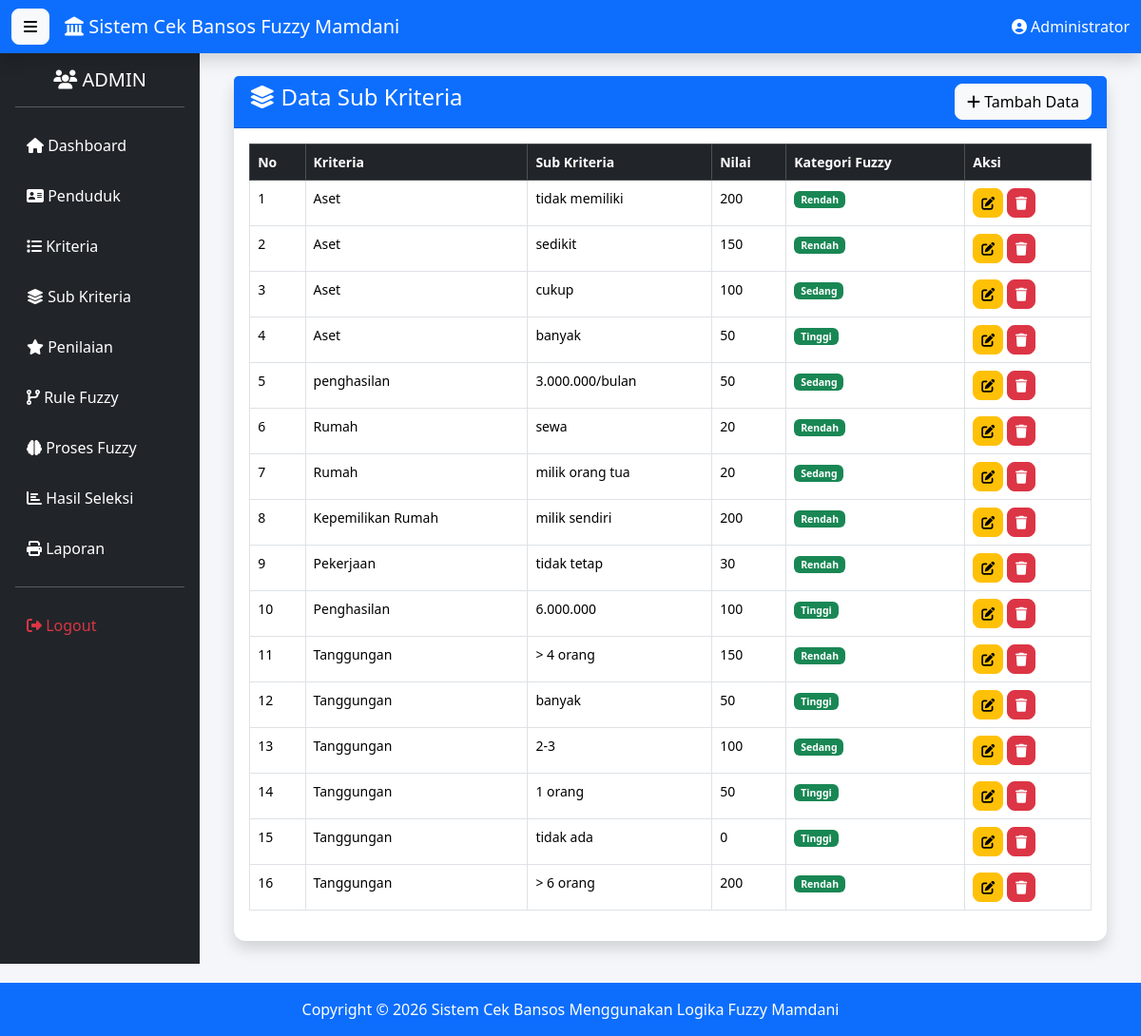
Page /sub_kriteria/index.php (signed in) on the committed database.
### tables this page shows
CREATE TABLE `sub_kriteria` (
  `id_sub` int(11) NOT NULL,
  `id_kriteria` int(11) DEFAULT NULL,
  `nama_sub` varchar(100) DEFAULT NULL,
  `nilai` int(11) DEFAULT NULL,
  `kategori_fuzzy` varchar(50) DEFAULT NULL
);

CREATE TABLE `kriteria` (
  `id_kriteria` int(11) NOT NULL,
  `nama_kriteria` varchar(100) DEFAULT NULL,
  `kode_kriteria` varchar(10) DEFAULT NULL,
  `bobot` decimal(5,2) DEFAULT NULL,
  `tipe` varchar(20) DEFAULT NULL,
  `keterangan` text DEFAULT NULL
);

### sub_kriteria/index.php (the view, shortened to what this page needs)
<?php
include "../config/koneksi.php";
$query=mysqli_query($conn,"
SELECT
sub_kriteria.*,
kriteria.nama_kriteria
FROM sub_kriteria
JOIN kriteria
ON sub_kriteria.id_kriteria=kriteria.id_kriteria
ORDER BY kriteria.kode_kriteria ASC
");
include "../template/header.php";
include "../template/navbar.php";
include "../template/sidebar.php";
?>
<div class="container-fluid">
<div class="card shadow">
<div class="card-header bg-primary text-white">
<div class="d-flex justify-content-between">
<h4>
<i class="fas fa-layer-group"></i>
Data Sub Kriteria
</h4>
<a href="tambah.php" class="btn btn-light">
<i class="fas fa-plus"></i>
Tambah Data
</a>
</div>
</div>
<div class="card-body">
<div class="table-responsive">
<table class="table table-bordered table-hover">
<thead class="table-dark">
<tr>
<th>No</th>
<th>Kriteria</th>
<th>Sub Kriteria</th>
<th>Nilai</th>
<th>Kategori Fuzzy</th>
<th width="15%">Aksi</th>
</tr>
</thead>
<tbody>
<?php
$no=1;
while($d=mysqli_fetch_assoc($query)){
?>
<tr>
<td><?= $no++; ?></td>
<td><?= $d['nama_kriteria']; ?></td>
<td><?= $d['nama_sub']; ?></td>
<td><?= $d['nilai']; ?></td>
<td>
<span class="badge bg-success">
<?= $d['kategori_fuzzy']; ?>
</span>
</td>
<td>
<a href="edit.php?id=<?= $d['id_sub']; ?>" class="btn btn-warning btn-sm">
<i class="fas fa-edit"></i>
</a>
<a href="hapus.php?id=<?= $d['id_sub']; ?>"
onclick="return confirm('Hapus data?')"
class="btn btn-danger btn-sm">
<i class="fas fa-trash"></i>
</a>
</td>
</tr>
<?php } ?>
</tbody>
</table>
</div>
</div>
</div>
</div>
<?php
include "../template/footer.php";
include "../template/script.php";
?>

### assets/css/style.css (style rules this page uses)
body { background:#f4f6f9; font-family:Segoe UI; }
.card { border:none; border-radius:12px; }
.card-header { font-weight:bold; }
.table { font-size:14px; }
.btn { border-radius:8px; }

### rows in the picture
sub_kriteria: id_kriteria.nama_kriteria "Aset", nama_sub "tidak memiliki", nilai "200", kategori_fuzzy "Rendah"
sub_kriteria: id_kriteria.nama_kriteria "Aset", nama_sub "sedikit", nilai "150", kategori_fuzzy "Rendah"
sub_kriteria: id_kriteria.nama_kriteria "Aset", nama_sub "cukup", nilai "100", kategori_fuzzy "Sedang"
sub_kriteria: id_kriteria.nama_kriteria "Aset", nama_sub "banyak", nilai "50", kategori_fuzzy "Tinggi"
sub_kriteria: id_kriteria.nama_kriteria "penghasilan", nama_sub "3.000.000/bulan", nilai "50", kategori_fuzzy "Sedang"
sub_kriteria: id_kriteria.nama_kriteria "Rumah", nama_sub "sewa", nilai "20", kategori_fuzzy "Rendah"
sub_kriteria: id_kriteria.nama_kriteria "Rumah", nama_sub "milik orang tua", nilai "20", kategori_fuzzy "Sedang"
sub_kriteria: id_kriteria.nama_kriteria "Kepemilikan Rumah", nama_sub "milik sendiri", nilai "200", kategori_fuzzy "Rendah"
sub_kriteria: id_kriteria.nama_kriteria "Pekerjaan", nama_sub "tidak tetap", nilai "30", kategori_fuzzy "Rendah"
sub_kriteria: id_kriteria.nama_kriteria "Penghasilan", nama_sub "6.000.000", nilai "100", kategori_fuzzy "Tinggi"
sub_kriteria: id_kriteria.nama_kriteria "Tanggungan", nama_sub "> 4 orang", nilai "150", kategori_fuzzy "Rendah"
sub_kriteria: id_kriteria.nama_kriteria "Tanggungan", nama_sub "banyak", nilai "50", kategori_fuzzy "Tinggi"
sub_kriteria: id_kriteria.nama_kriteria "Tanggungan", nama_sub "2-3", nilai "100", kategori_fuzzy "Sedang"
sub_kriteria: id_kriteria.nama_kriteria "Tanggungan", nama_sub "1 orang", nilai "50", kategori_fuzzy "Tinggi"
sub_kriteria: id_kriteria.nama_kriteria "Tanggungan", nama_sub "tidak ada", nilai "0", kategori_fuzzy "Tinggi"
sub_kriteria: id_kriteria.nama_kriteria "Tanggungan", nama_sub "> 6 orang", nilai "200", kategori_fuzzy "Rendah"

### other values in the picture
$_SESSION['nama'] "Administrator"
